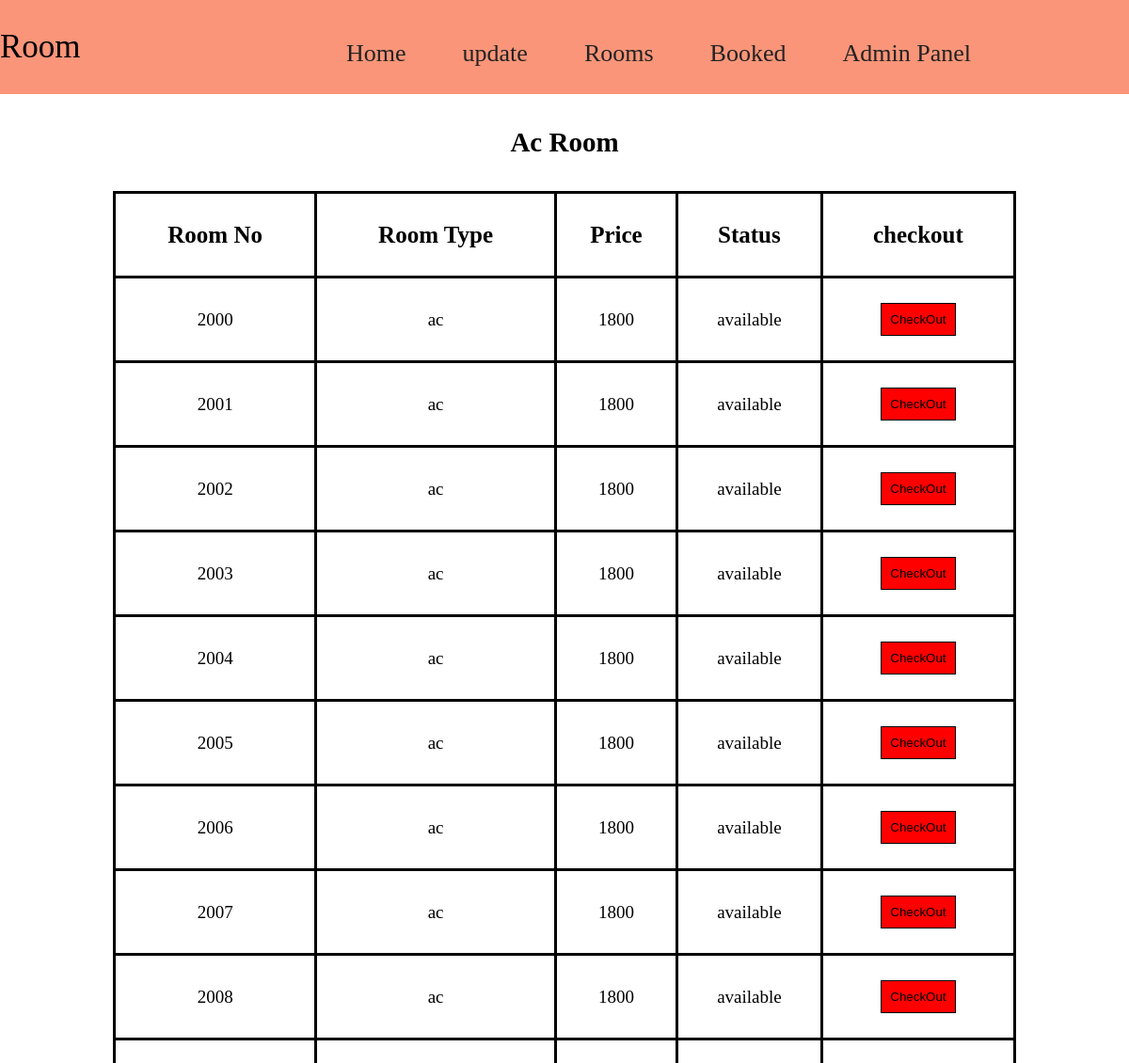
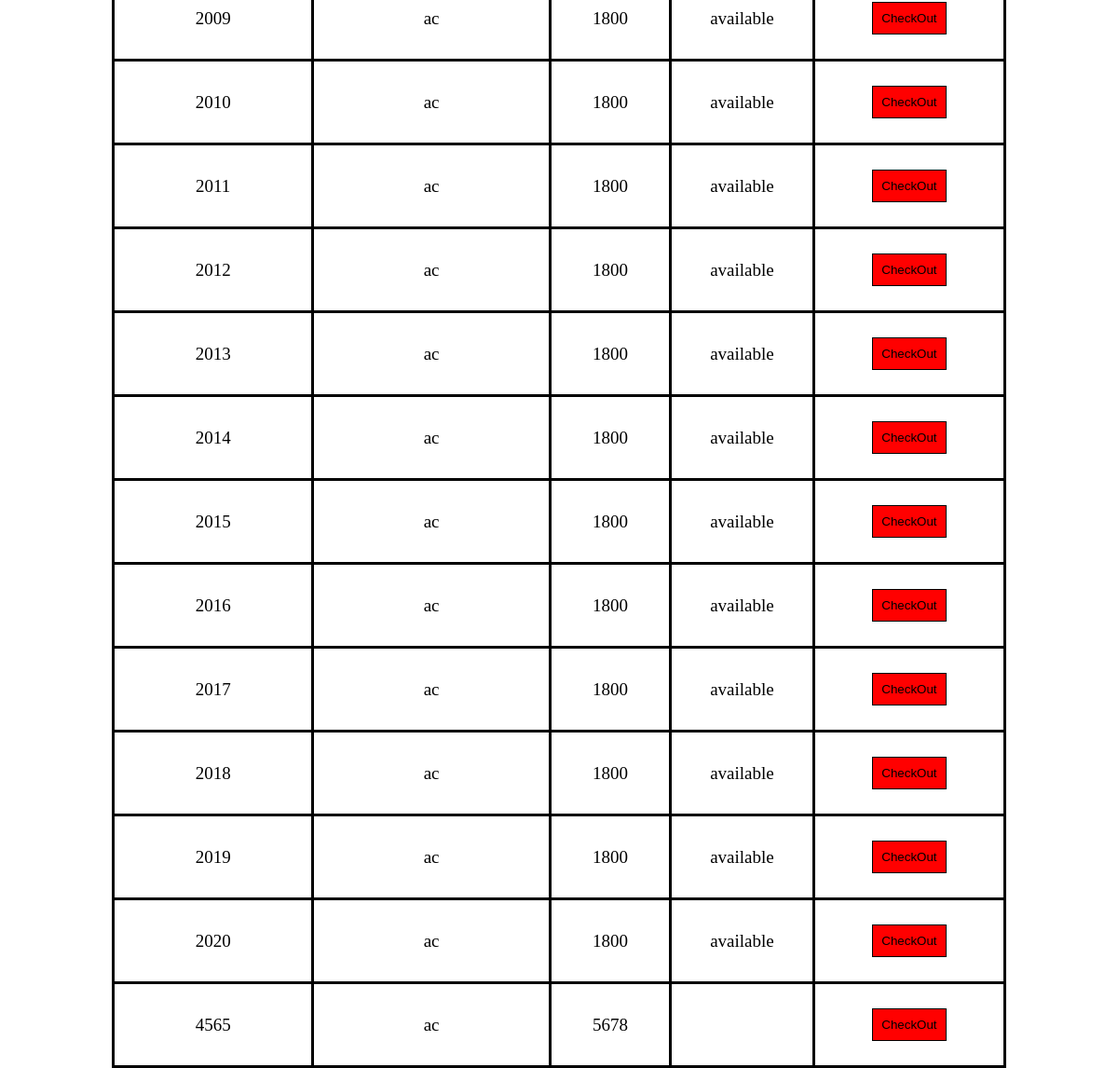
The app's page /admin/acdata.php with its own data (2 pictures, top to bottom).
### tables this page shows
CREATE TABLE `ac_room` (
  `ac_id` int(100) NOT NULL,
  `room_no` varchar(10) NOT NULL,
  `room_type` varchar(50) NOT NULL,
  `price` int(50) NOT NULL,
  `status` varchar(50) NOT NULL
);

### admin/acdata.php (the view, shortened to what this page needs)
<?php include('../connection.php')?>
<!DOCTYPE html>
<html lang="en">
<head>
</head>
<body>
<nav class="navbar">
    <div class="left-nav">
            <p>Room</p>
        </div>
        <div class="right-nav mt-4">
            <ul>
                <li class="item"><a href="aroom.php">Home</a></li>
         <div class="paste-button"> <li class="item">update </li>
   </div>
                <div class="paste-button"> <li class="item">Rooms</li>
   </div>
                 <li class="item"><a href="roomstatus.php">Booked</a></li>
                 <li class="item"><a href="admin.php">Admin Panel</a></li>
          </ul>
        </div>
    </nav>
    <section>
      <h1 id="detail-head">Ac Room</h1>
      <div class="detail-table">
        <table>
          <thead>
            <tr>
            <th scope="col">Room No</th>
            <th scope="col">Room Type</th>
            <th scope="col">Price</th>
            <th scope="col">Status</th>
            <th scope="col">checkout</th>
</tr>
          </thead>
          <tbody>
            <?php
            $query="SELECT * FROM ac_room";
            $result=mysqli_query($con,$query);
            while($data=mysqli_fetch_assoc($result))
            {
              ?>
              <tr>
                <td><?php echo $data['room_no']; ?></td>
                <td><?php echo $data['room_type']; ?></td>
                <td><?php echo $data['price']; ?></td>
                <td><?php echo $data['status']; ?></td>
                <td>
                  <a href="coac.php?rno=<?php echo $data['room_no'];?>"><button value="CheckOut" id="checkout-btn">CheckOut</button></a>
                </td>
              </tr>
              <?php
            }
            ?>
          </tbody>
        </table>
      </div>
    </section>
</body>
</html>

### admin/acdata.php (style rules this page uses)
* { padding: 0; margin: 0; box-sizing: border-box; }
.navbar { width: 100%; position: sticky; height: 100px; background-color: #fa9579; display: flex; align-items: center; justify-content: center; top: 0; }
.left-nav { width: 20%; }
.left-nav p { font-family: 'Baloo 2', cursive; font-size: 35px; }
.right-nav { width: 100%; margin-top: 13px; }
.right-nav ul { display: flex; justify-content: center; }
.right-nav ul li { list-style: none; margin: 30px; }
.right-nav ul li a { text-decoration: none; color: #222; font-family: 'Baloo 2', cursive; font-size: 26px; font-weight: 400; position: relative; }
.right-nav ul .paste-button li { text-decoration: none; color: #222; font-family: 'Baloo 2', cursive; font-size: 26px; font-weight: 400; position: relative; }
.paste-button { position: relative; display: inline-block; font-family: 'Segoe UI', Tahoma, Geneva, Verdana, sans-serif; }
#detail-head { text-align: center; font-size: 29px; margin: 35px; }
.detail-table { width: 100%; }
.detail-table table { width: 80%; margin: auto; }
.detail-table table th { font-size: 25px; }
.detail-table table tr { height: 90px; }
.detail-table table tr td { text-align: center; font-size: 19px; }
#checkout-btn { width: 80px; height: 35px; border: black solid 1px; background-color: red; color: Black; }
table, th, td { border: 3px solid black; border-collapse: collapse; padding: 5px; }

### records on screen
ac_room: room_no "2000", room_type "ac", price "1800", status "available"
ac_room: room_no "2001", room_type "ac", price "1800", status "available"
ac_room: room_no "2002", room_type "ac", price "1800", status "available"
ac_room: room_no "2003", room_type "ac", price "1800", status "available"
ac_room: room_no "2004", room_type "ac", price "1800", status "available"
ac_room: room_no "2005", room_type "ac", price "1800", status "available"
ac_room: room_no "2006", room_type "ac", price "1800", status "available"
ac_room: room_no "2007", room_type "ac", price "1800", status "available"
ac_room: room_no "2008", room_type "ac", price "1800", status "available"
ac_room: room_no "2009", room_type "ac", price "1800", status "available"
ac_room: room_no "2010", room_type "ac", price "1800", status "available"
ac_room: room_no "2011", room_type "ac", price "1800", status "available"
ac_room: room_no "2012", room_type "ac", price "1800", status "available"
ac_room: room_no "2013", room_type "ac", price "1800", status "available"
ac_room: room_no "2014", room_type "ac", price "1800", status "available"
ac_room: room_no "2015", room_type "ac", price "1800", status "available"
ac_room: room_no "2016", room_type "ac", price "1800", status "available"
ac_room: room_no "2017", room_type "ac", price "1800", status "available"
ac_room: room_no "2018", room_type "ac", price "1800", status "available"
ac_room: room_no "2019", room_type "ac", price "1800", status "available"
ac_room: room_no "2020", room_type "ac", price "1800", status "available"
ac_room: room_no "4565", room_type "ac", price "5678"
